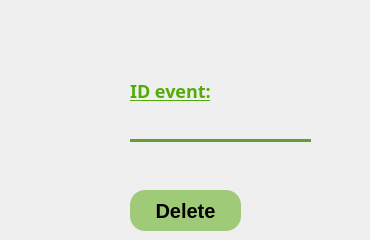
       <widget class="QWidget" name="tab_3">
        <attribute name="title">
         <string>Delete event</string>
        </attribute>
        <widget class="QLabel" name="label_idsupp">
         <property name="geometry">
          <rect>
           <x>130</x>
           <y>80</y>
           <width>231</width>
           <height>21</height>
          </rect>
         </property>
         <property name="font">
          <font>
           <family>Athiti</family>
           <pointsize>-1</pointsize>
           <weight>87</weight>
           <italic>false</italic>
           <bold>true</bold>
           <underline>true</underline>
          </font>
         </property>
         <property name="styleSheet">
          <string notr="true">QLabel
{
color :#53AC06;
color :#53AC06;
font-family: 'Athiti';
font-style: normal;
font-weight: 700;
font-size: 18px;
}</string>
         </property>
         <property name="text">
          <string>ID event:</string>
         </property>
        </widget>
        <widget class="QLineEdit" name="idsupp">
         <property name="geometry">
          <rect>
           <x>130</x>
           <y>120</y>
           <width>181</width>
           <height>22</height>
          </rect>
         </property>
         <property name="styleSheet">
          <string notr="true">QLineEdit
{
border:none;
background-color: rgba(247, 188, 85, 0);
/*background-color:white;*/
border-bottom:3px solid #669B37;
}</string>
         </property>
        </widget>
        <widget class="QPushButton" name="supprimer">
         <property name="geometry">
          <rect>
           <x>130</x>
           <y>190</y>
           <width>111</width>
           <height>41</height>
          </rect>
         </property>
         <property name="styleSheet">
          <string notr="true">QPushButton
{
border:none;
background-color:#9FCB78;
border-radius:15px;
font-family: 'Athiti';
font-style: normal;
font-weight: 700;
font-size: 20px;
}
QPushButton:Hover
{
border:none;
background-color: #669B37; /* Beige avec opacité de 50% */;
border-radius:15px;
color:white;
font-family: 'Athiti';
font-style: normal;
font-weight: 700;
font-size: 20px;
}
QPushButton:Pressed
{
border:5px solid rgb(241,92,34);
background-color:rgb(247,188,85);
border-radius:15px;
color:red;
font-family: 'Athiti';
font-style: normal;
font-weight: 700;
font-size: 20px;

}</string>
         </property>
         <property name="text">
          <string>Delete</string>
         </property>
        </widget>
       </widget>
